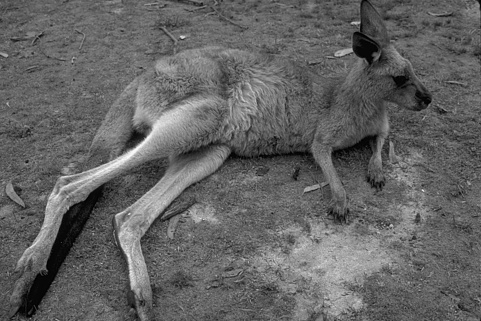
#> input picture tests/images/kangaroo.pgm, 481 x 321 px
$ python cli.py --input ../../tests/images/kangaroo.pgm --operation k-means   (older library calls are emulated)
#> lines starting #> are read from the running program, lines starting #| are printed output that depends on the picture
#> in main, image is the input picture: shape (321, 481); min 0, max 253, mean 99.5
### image_processing/utils.py
""" General utilities used in various operations
"""
import numpy as np
from skimage.draw import line_aa
from termcolor import cprint
import sys
import warnings


# [229 lines left out: functions cprint_progressbar, vec_nd_average, vec_3d_average, vec_nd_distance, vec_3d_distance, gradient_magnitude and 9 more, not called in this run]


def is_max_in_vicinity(x, y, image, vicinity):
    return image[x][y] >= max_in_vicinity(x, y, image, vicinity)


# [24 lines left out: function local_maxes_2d, not called in this run]


def bw_to_rgb(image):
    """
    :see: http://www.socouldanyone.com/2013/03/converting-grayscale-to-rgb-with-numpy.html
    :param image:
    :return:
    """
    w, h = image.shape
#> w = 321; h = 481
    ret = np.empty((w, h, 3), dtype=np.uint8)
    ret[:, :, 0] = image
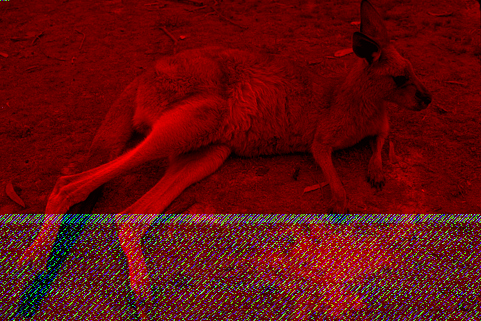
#> ret: shape (321, 481, 3); mean of channels 0, 1, 2 99.5, 13.7, 13.7; drawn as R, G, B
    ret[:, :, 1] = ret[:, :, 2] = ret[:, :, 0]
    return ret

### image_processing/segmentation/processors/Processor.py
""" A basic outline for an image processor
"""

from termcolor import cprint
from image_processing.utils import bw_to_rgb, cprint_progressbar


class Processor:
    def __init__(self, image, cli_args=None):
        if cli_args is not None and cli_args.verbose:
            self.verbose = cli_args.verbose
        else:
            self.verbose = False

        if image.ndim == 2:
            # Change bw to rgb
            image = bw_to_rgb(image)

        self.image = image.astype('int32')

    def process(self):
        pass

    def get_file_prefix(self):
        return 'processed'

    # [5 lines left out: function print_info, not called in this run]


class ClusterProcessor(Processor):
    def __init__(self, image, cli_args=None):
        super(ClusterProcessor, self).__init__(image, cli_args=cli_args)
        self.clusters = []

    def add_cluster(self, cluster):
        self.clusters.append(cluster)

    def reset_cluster_vecs(self):
        for cluster in self.clusters:
            cluster.reset_vecs()

    # [19 lines left out: function recenter_clusters, not called in this run]

### image_processing/segmentation/processors/Kmeans.py
""" K-means Processor
"""

import numpy as np
from termcolor import cprint

from .Processor import Processor, ClusterProcessor
from ._Cluster import Cluster
from image_processing.utils import cprint_progressbar


class Kmeans(ClusterProcessor):
    """
    A K-means implementation
    """

    def __init__(self, image, cli_args=None, k=10):
        super(Kmeans, self).__init__(image, cli_args=cli_args)

        if cli_args.k_value:
            self.k = cli_args.k_value
        else:
            self.k = k

        if self.k < 1:
            raise ValueError('K must be at least 1')

        max_y, max_x, _ = image.shape
        self.point_clusters = np.ndarray(shape=(max_y, max_x), dtype=Cluster)

    # [109 lines left out: functions get_point_vec, set_point_closest_cluster, recenter_points, closest_cluster, overlay, print_info and 1 more, not called in this run]

    def get_file_prefix(self):
        return 'k-' + str(self.k)

### image_processing/segmentation/cli.py
"""
The command line interface
"""
import argparse
import os
import sys

from scipy import misc
from termcolor import cprint

from image_processing.segmentation import __version__
from image_processing.segmentation import processors


def main():
    """The exported main function
    :return:
    """
    parser = argparse.ArgumentParser(description='Image segmentation for cs 558')
    parser.add_argument('-v', '--version', action='version', version=__version__)

    parser.add_argument('-i', '--input', help="The input image to process.", required=True, type=str)
    parser.add_argument('-o', '--output', help="Where to put the output.", type=str)
    parser.add_argument('-od', '--output-dir', help="Put Ddfault filename in this directory.", type=str)

    parser.add_argument('-vb', '--verbose', help="Printouts?", dest='verbose', action='store_true')
    parser.set_defaults(verbose=False)

    parser.add_argument('-gs', '--gaussian-sigma', help="Sigma for gaussian filter.", default=1, type=int)
    parser.add_argument('-kv', '--k-value', help="K value for K-Means operation", default=None, type=int)

    parser.add_argument('-cw', '--cluster-width', help="Width of clusters for SLIC operation", default=None, type=int)
    parser.add_argument('-ch', '--cluster-height', help="Height of clusters for SLIC operation", default=None, type=int)
    parser.add_argument('-se', '--stop-error', help="Residual Error to stop under for SLIC operation", default=None, type=float)

    parser.add_argument('-nb', '--no-borders', help="Don't show borders on SLIC clusters?",
                        dest='no_borders', action='store_true')

    parser.add_argument('-op', '--operation', help="The operation to return.", required=True, type=str,
                        choices=[
                            'k-means', 'k',
                            'SLIC', 'slic', 's'
                        ])

    args = parser.parse_args()
    operation = ''
    processor = None
    try:
        cprint('Processing file: ' + str(args.input), 'green')
        image = misc.imread(args.input)

        if args.operation in ['k-means', 'k']:
            operation = 'k-means'
            processor = processors.Kmeans(image, cli_args=args)
        elif args.operation in ['SLIC', 'slic', 's']:
            operation = 'SLIC'
            processor = processors.Slic(image, cli_args=args)

        cprint('Starting ' + operation + '!', 'green')
        processed = processor.process()

    except FileNotFoundError:
        cprint("Can't load image file: " + str(args.input), 'red')
        sys.exit(1)
    except KeyboardInterrupt:
        cprint('Quitting before save!', 'red')
        sys.exit(0)
    except Exception as ex:
        # raise ex  # For Development
        cprint('Error processing ' + args.input + ": " + str(ex), 'red')
#> (the run stopped early here; a loop or call above may not have finished)

$ run again, on tests/images/red.pgm
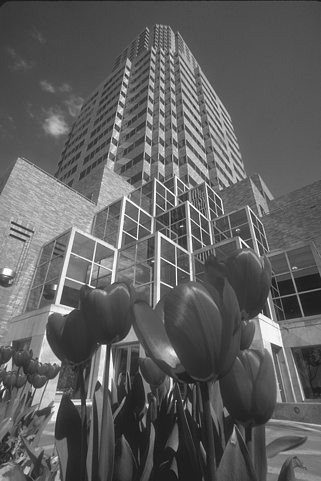
#> input picture tests/images/red.pgm, 321 x 481 px
#> in main, image is the input picture: shape (481, 321); min 22, max 255, mean 95.9
#> in bw_to_rgb, `ret[:, :, 0] = image`:
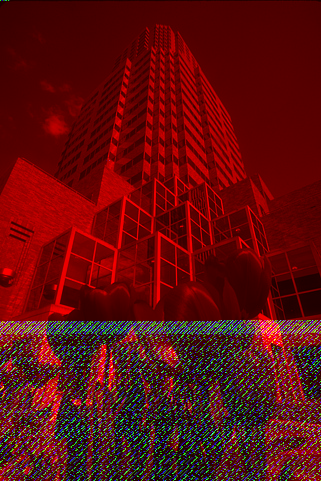
#> ret: shape (481, 321, 3); mean of channels 0, 1, 2 95.9, 13.7, 13.7; drawn as R, G, B

$ run again, on tests/images/plane.png
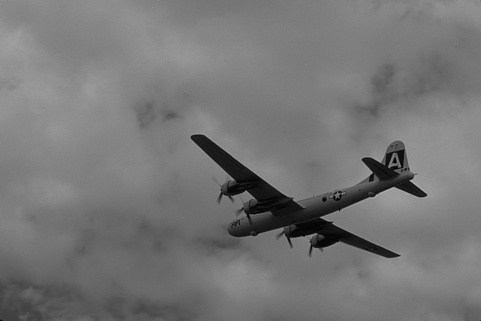
#> input picture tests/images/plane.png, 481 x 321 px
#> in main, image is the input picture: shape (321, 481); min 1, max 177, mean 118.3
#> in bw_to_rgb, `ret[:, :, 0] = image`:
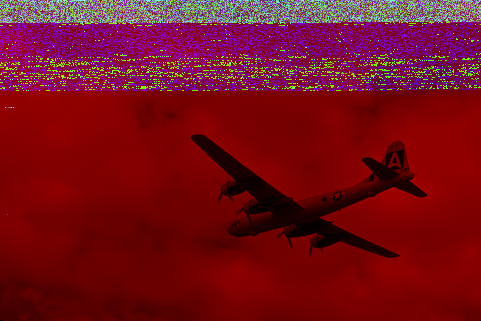
#> ret: shape (321, 481, 3); mean of channels 0, 1, 2 118.3, 13.9, 25.9; drawn as R, G, B
